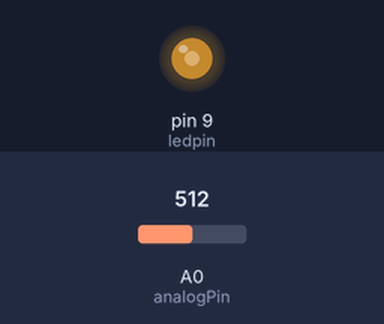
Bench run of a sketch on a simulated Arduino Uno, built with avr-gcc and run on an emulated ATmega328P. Parts: output pins drawn as LEDs (lit = HIGH). Inputs (shaded band) come from the test bench; at power-on: A0 (analogPin) = 512. What the sketch prints to the serial monitor is not drawn.

Above: at 1.2 s.
1.3 s: A0 (analogPin) set to 409
At 2.0 s:
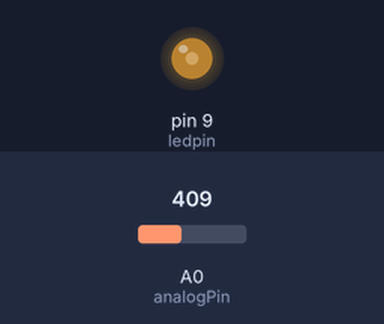
4.3 s: A0 (analogPin) set to 391
At 5.6 s:
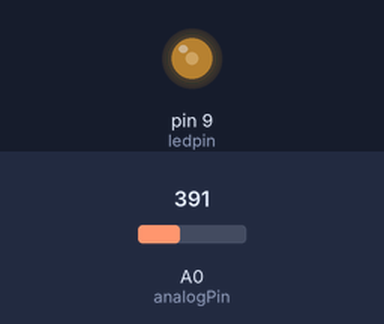
6.0 s: A0 (analogPin) set to 716
At 6.3 s:
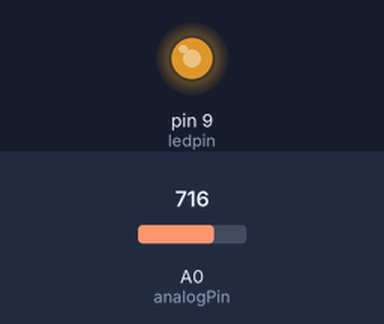
7.5 s: A0 (analogPin) set to 992
At 8.1 s:
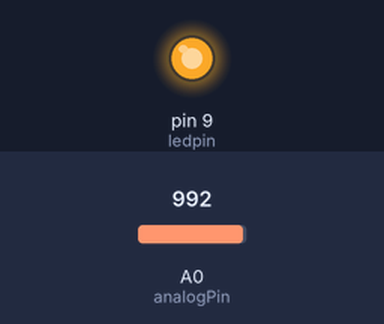
9.0 s: A0 (analogPin) set to 1011
At 10.1 s:
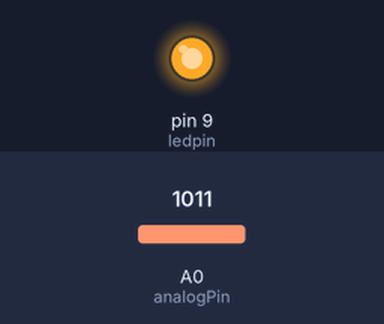
10.8 s: A0 (analogPin) set to 122
At 12.0 s:
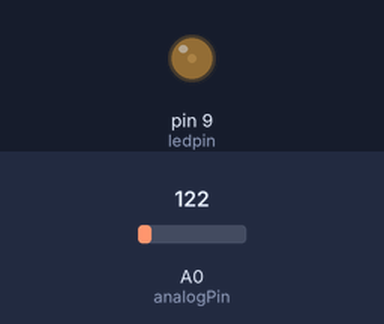
Timing chart, 0 to 13.3 s (numbered marks = the images above; inputs shaded):
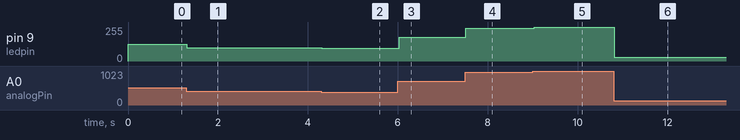

The sketch:

potentiometer.ino
```cpp
int ledpin = 9;
int analogPin = 0;
void setup()
{
  pinMode(ledpin,OUTPUT);
  pinMode(analogPin,INPUT);
  Serial.begin(9600);
}

void loop()
{
  int sensedvalue = analogRead(analogPin);
  int sensoroutput = map(sensedvalue,0,1023,0,255);
  analogWrite(ledpin,sensoroutput);
  Serial.print("Initial value");
  Serial.print(sensedvalue);
  Serial.print("Converted value");
  Serial.print(sensoroutput);
  delay(30);

}
```

Measured:
- after the input at 1.3 s, pin 9 (ledpin): 127/255 → 101/255 at once
- after the input at 4.3 s, pin 9 (ledpin): 101/255 → 97/255 at once
- after the input at 6.0 s, pin 9 (ledpin): 97/255 → 178/255 at once
- after the input at 7.5 s, pin 9 (ledpin): 178/255 → 247/255 at once
- after the input at 9.0 s, pin 9 (ledpin): 247/255 → 252/255 at once
- after the input at 10.8 s, pin 9 (ledpin): 252/255 → 30/255 at once
